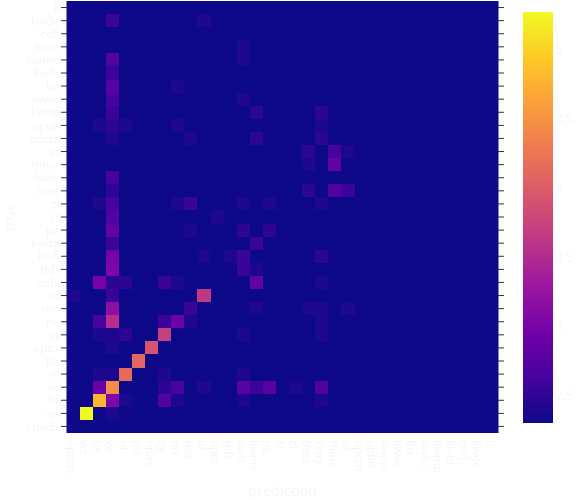

The cell this chart's notebook holds for it:
### Markdown cell above
## evaluate

### Code cell
model.eval()
with torch.no_grad():
    tag_scores = model(val_token_tensors)
    predictions = torch.argmax(tag_scores, dim=-1)  # Shape: (batch_size, seq_len)

pred_tags = []
true_tags = []

for pred, true_t in zip(predictions, val_tag_idx):
    # print(pred.shape)
    # print((len(true_tags)))
    true_tags.extend([tag_vocab[t] for t in true_t])
    pred_tags.extend([tag_vocab[t] for t in pred[: len(true_t)]])

print(len(true_tags), len(pred_tags))


def eval(true_tags, pred_tags):
    acc = metrics.accuracy_score(true_tags, pred_tags)
    print("accuracy", acc)

    confmat = metrics.confusion_matrix(true_tags, pred_tags, labels=tag_vocab)

    dtplot.heatmap(
        confmat,
        tag_vocab,
        log_scale=True,
        pseudo_count=10,
        size=500,
    ).show()


eval(true_tags, pred_tags)

### Figure 1 — Plotly figure (JSON) as saved in the notebook; plotly's stock layout.template omitted (floating-point values rounded to 4 significant figures; data arrays with more than 128 entries replaced by an {"elided": "..."} marker saying what was removed)
{"data": [{"text": {"elided": "33x33 int values"}, "type": "heatmap", "x": ["<pad>", "ws", "br", "va", "nl", "pu", "opas", "sy", "nu", "mo", "id", "opbi", "fnfr", "kwfl", "kwim", "pa", "st", "cl", "fnas", "kwty", "fnme", "at", "opcm", "opun", "kwop", "kwva", "bo", "kwfn", "kwmo", "kwio", "cofl", "kwde", "li"], "y": ["<pad>", "ws", "br", "va", "nl", "pu", "opas", "sy", "nu", "mo", "id", "opbi", "fnfr", "kwfl", "kwim", "pa", "st", "cl", "fnas", "kwty", "fnme", "at", "opcm", "opun", "kwop", "kwva", "bo", "kwfn", "kwmo", "kwio", "cofl", "kwde", "li"], "z": {"elided": "33x33 float values"}}], "layout": {"height": 500, "width": 580, "xaxis": {"dtick": 1, "title": {"text": "prediction"}, "type": "category"}, "yaxis": {"dtick": 1, "scaleanchor": "x", "title": {"text": "true"}, "type": "category"}}}
